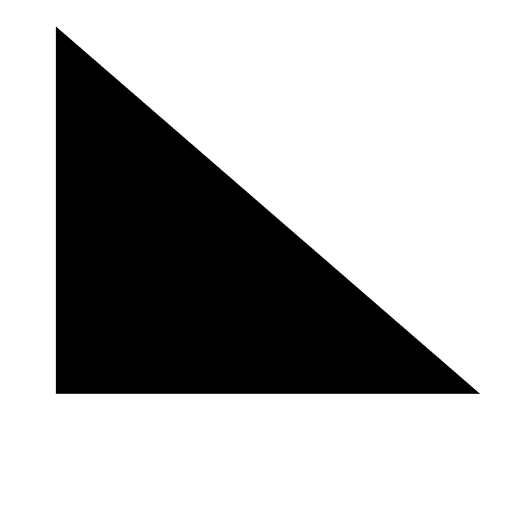
#> input picture sparta/rect.png, 512 x 512 px
$ python word_cloud.py
#> lines starting #> are read from the running program, lines starting #| are printed output that depends on the picture
from wordcloud import WordCloud
from PIL import Image
import numpy as np

text = ''
with open("text_sample2.txt", "r", encoding="utf-8") as f:
#> (reads sparta/text_sample2.txt from the repository)
    lines = f.readlines()
    for line in lines[5:]:
        if '] [' in line:
            text += line.split('] ')[2].replace('저는', '').replace('저도', '').replace('ㅋ', '').replace('ㅠ', '').replace('이모티콘\n', '').replace('사진\n', '').replace('삭제된 메시지입니다', '' )
print(text)

# wc = WordCloud(font_path='C:\\Windows\\Fonts\\YBLA05.TTF', background_color="white", width=600, height=400)
# wc.generate(text)
# wc.to_file("result.png")


mask = np.array(Image.open('rect.png'))
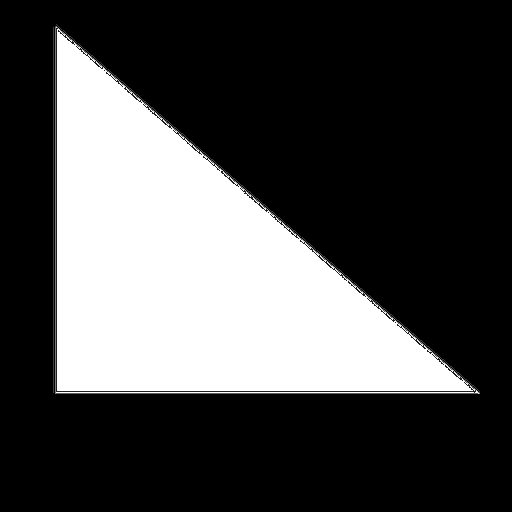
#> mask: shape (512, 512); min 0, max 8, mean 2.35; drawn with min black and max white
#> (the run stopped early here; a loop or call above may not have finished)
